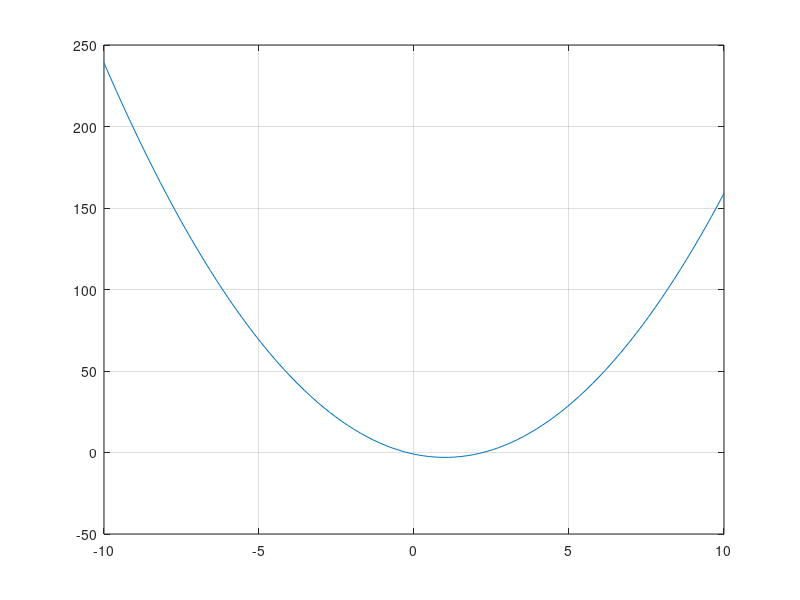
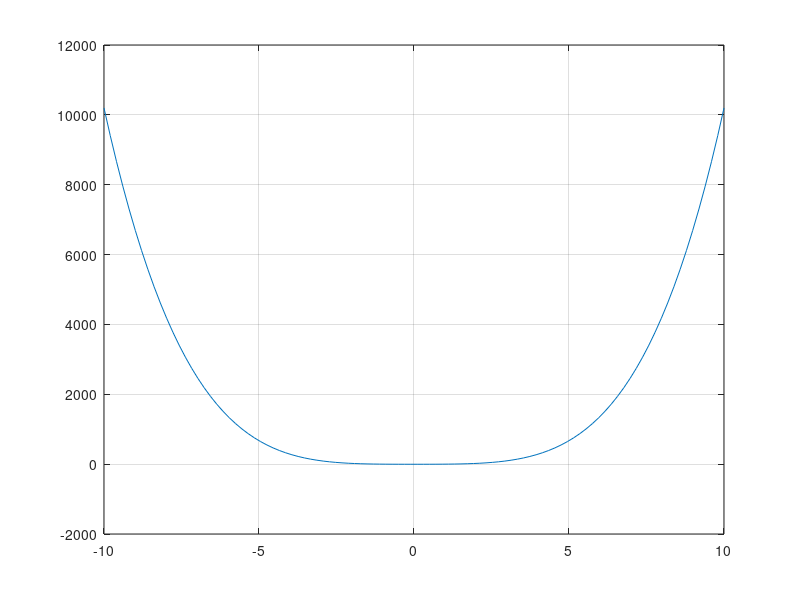

The MATLAB source for these figures, in order:
% Esercizio 3 scheda 1

clc
clear
close all
format long

tolleranza = 10^-10;
f1 = @(x) (2*x.^2 - 4*x - 1);
f2 = @(x) ((x.^4) + (2*x.^2) - 3);

x = linspace(-10, 10);

plot(x, f1(x));
grid on
axis 'auto x'

figure
plot(x, f2(x));
grid on
axis 'auto x'

function [x0, it, err] = bisezione(f, a, b, t, it2)
    if (f(a)*f(b) > 0)
        error("La funzione non può essere risolta con il metodo di bisezione");
    end

    it = it2 + 1;
    x0 = (a + b) / 2;
    err = (b-a)/2^(it+1);

    if (f(x0) == 0 || abs(f(x0)) < t)
        return
    elseif (f(a)*f(x0) < 0)
        [x0, it, err] = bisezione(f, a, x0, t, it);
    else
        [x0, it, err] = bisezione(f, x0, b, t, it);
    end
end

[sol1, it1, err1] = bisezione(f1, 0, 4, tolleranza, 0)
[sol2, it2, err2] = bisezione(f2, 0, 4, tolleranza, 0)

fzero1 = fzero(f1, 3)
fzero2 = fzero(f2, 3)
